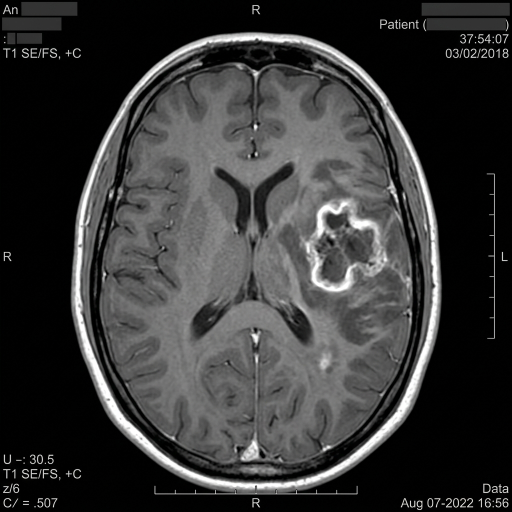
#> input picture src/assets/images/mri_glioma_scan_1790227407076.jpg, 1024 x 1024 px (shown at 1/2 size)
$ python -i preprocess.py   (imports and definitions only)
#> lines starting #> are read from the running program, lines starting #| are printed output that depends on the picture; after the words box and inside, x2 and y2 are one past the last pixel; in counts of white or black regions, pixels touching at a corner belong together
#> further down, picture is the input picture: shape (1024, 1024, 3); mean B, G, R 55.1, 55.2, 55.2
"""
Image Preprocessing and Grad-CAM Utilities for Brain Tumor MRI Scans
"""

import cv2
import numpy as np
import tensorflow as tf
from tensorflow.keras.applications import (
    vgg16,
    resnet50,
    inception_v3,
    efficientnet
)

def crop_brain_contour(image: np.ndarray) -> np.ndarray:
    """
    Finds extreme contours of the brain parenchyma in MRI and crops out
    the blank black border air space.
    """
    # Convert to grayscale if RGB
    if len(image.shape) == 3 and image.shape[2] == 3:
        gray = cv2.cvtColor(image, cv2.COLOR_BGR2GRAY)
    else:
        gray = image.copy()

    # Gaussian blur & threshold
    blurred = cv2.GaussianBlur(gray, (5, 5), 0)
    thresh = cv2.threshold(blurred, 45, 255, cv2.THRESH_BINARY)[1]
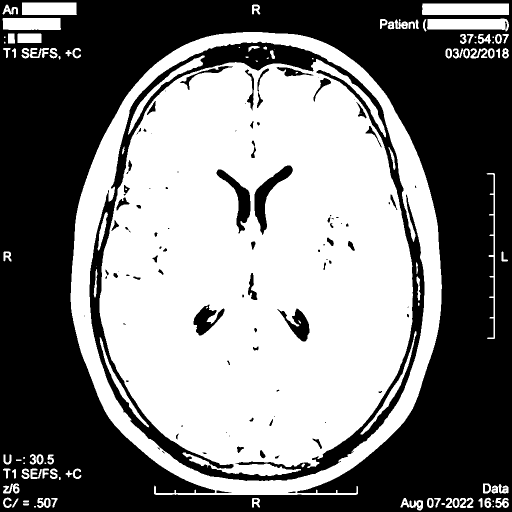
#> thresh: shape (1024, 1024) (shown at 1/2 size); 49.1% white; 114 white regions (27 under 20 px), largest, box (x1, y1, x2, y2) and area: (199, 118, 826, 952) 397495, (141, 64, 884, 990) 83446, (844, 7, 1018, 30) 3992
    thresh = cv2.erode(thresh, None, iterations=2)
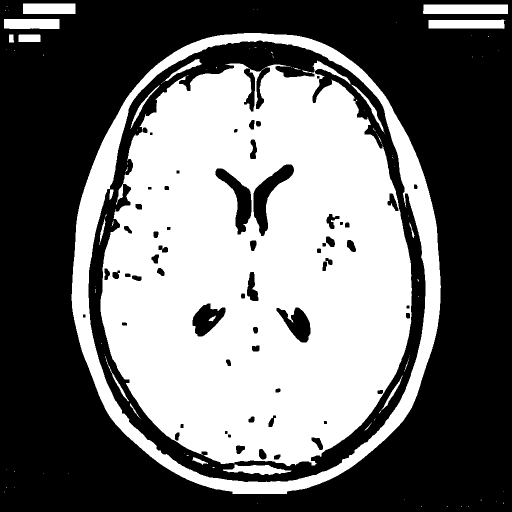
#> thresh: shape (1024, 1024) (shown at 1/2 size); 43.7% white; 102 white regions (80 under 20 px), largest, box (x1, y1, x2, y2) and area: (201, 121, 824, 932) 374938, (143, 66, 882, 988) 68197, (846, 9, 1016, 28) 3216
    thresh = cv2.dilate(thresh, None, iterations=2)
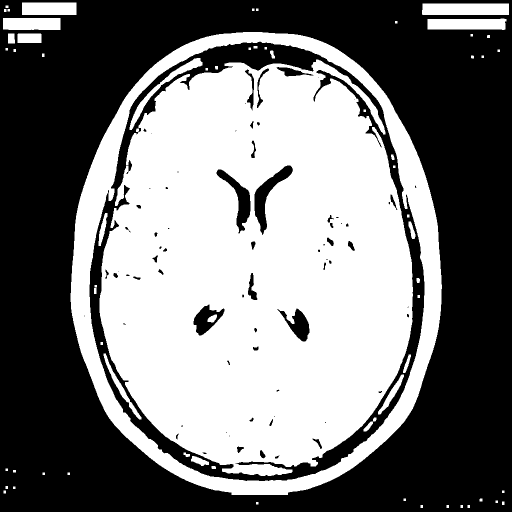
#> thresh: shape (1024, 1024) (shown at 1/2 size); 47.5% white; 65 white regions

    # Find contours
    contours, _ = cv2.findContours(thresh.copy(), cv2.RETR_EXTERNAL, cv2.CHAIN_APPROX_SIMPLE)
#> contours = 38 contours, 16 with area under 20; largest, box (x1, y1, x2, y2) and area: (141, 64, 884, 990) 549694, (844, 7, 1018, 30) 3793, (855, 37, 1013, 60) 3118, (6, 36, 121, 60) 2602, (44, 5, 153, 30) 2592
    if not contours:
        return image

    c = max(contours, key=cv2.contourArea)
#> c = contour of 1140 points, box (x1, y1, x2, y2) (141, 64, 884, 990), area 549694
    extLeft = tuple(c[c[:, :, 0].argmin()][0])
#> extLeft = (141, 586)
    extRight = tuple(c[c[:, :, 0].argmax()][0])
#> extRight = (883, 577)
    extTop = tuple(c[c[:, :, 1].argmin()][0])
#> extTop = (486, 64)
    extBot = tuple(c[c[:, :, 1].argmax()][0])
#> extBot = (463, 989)

    # Crop
    cropped = image[extTop[1]:extBot[1], extLeft[0]:extRight[0]]
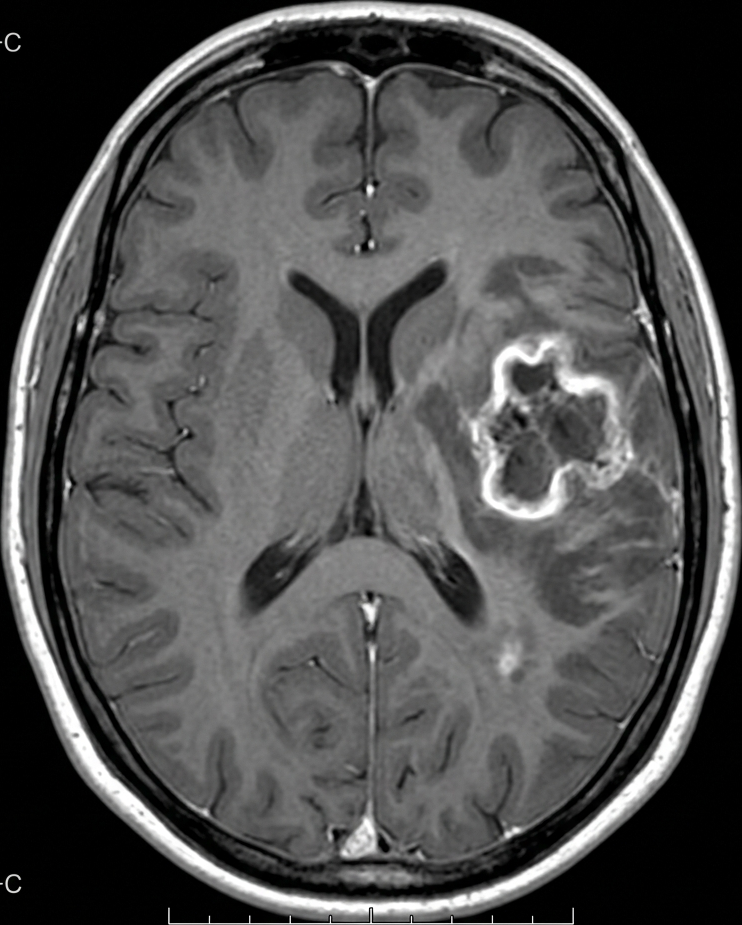
#> cropped: shape (925, 742, 3); mean B, G, R 80.7, 80.9, 80.8
    if cropped.size == 0:
        return image
    return cropped

# [87 lines left out: functions apply_clahe, preprocess_mri, make_gradcam_heatmap, not called in this run]

>>> import cv2
>>> picture = cv2.imread('../src/assets/images/mri_glioma_scan_1790227407076.jpg')
>>> result = crop_brain_contour(picture)

$ run again, on src/assets/images/mri_normal_scan_1790227442305.jpg
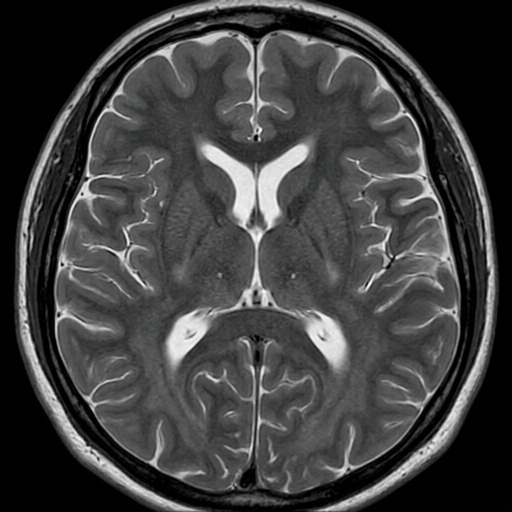
#> input picture src/assets/images/mri_normal_scan_1790227442305.jpg, 1024 x 1024 px (shown at 1/2 size)
#> picture is the input picture: shape (1024, 1024, 3); mean B, G, R 63.6, 63.7, 63.6
#> in crop_brain_contour, `thresh = cv2.dilate(thresh, None, iterations=2)`:
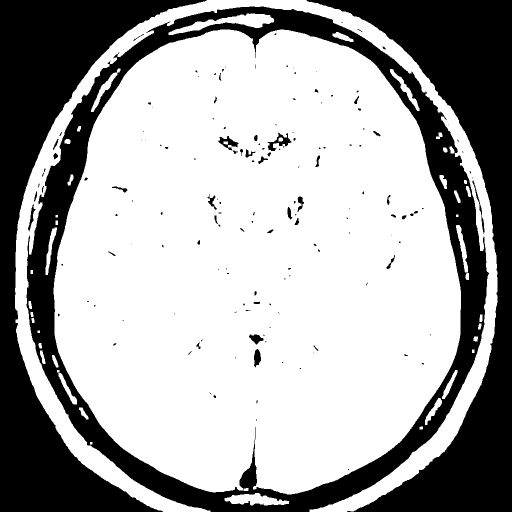
#> thresh: shape (1024, 1024) (shown at 1/2 size); 65.6% white; 159 black regions (107 under 20 px)
#> contours = 43 contours, 5 with area under 20; largest, box (x1, y1, x2, y2) and area: (107, 59, 922, 989) 599604, (30, 0, 995, 1024) 76972, (337, 27, 548, 70) 2867, (449, 986, 578, 1011) 1768, (182, 137, 241, 224) 812
#> c = contour of 1443 points, box (x1, y1, x2, y2) (107, 59, 922, 989), area 599604
#> extLeft = (107, 575)
#> extRight = (921, 618)
#> extTop = (440, 59)
#> extBot = (574, 988)
#> in crop_brain_contour, `cropped = image[extTop[1]:extBot[1], extLeft[0]:extRight[0]]`:
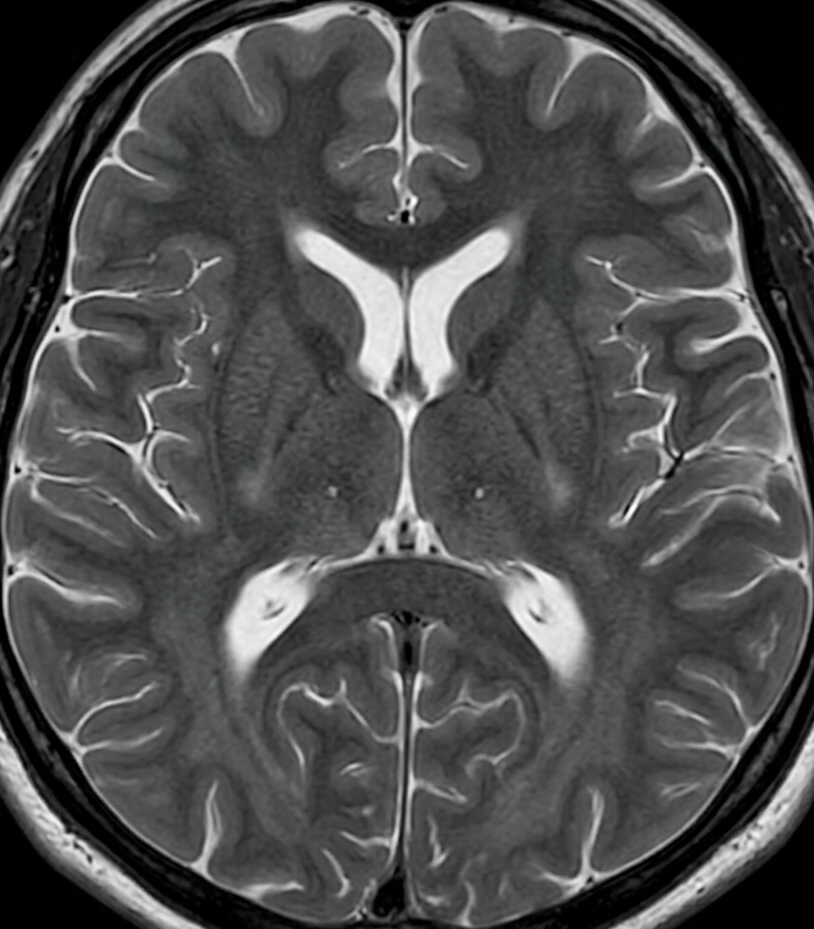
#> cropped: shape (929, 814, 3); mean B, G, R 78.2, 78.4, 78.2

$ run again, on src/assets/images/mri_pituitary_scan_1790227430867.jpg
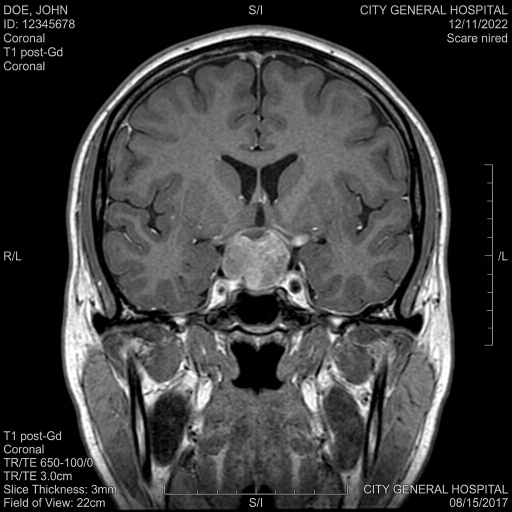
#> input picture src/assets/images/mri_pituitary_scan_1790227430867.jpg, 1024 x 1024 px (shown at 1/2 size)
#> picture is the input picture: shape (1024, 1024, 3); mean B, G, R 60.7, 60.8, 60.8
#> in crop_brain_contour, `thresh = cv2.dilate(thresh, None, iterations=2)`:
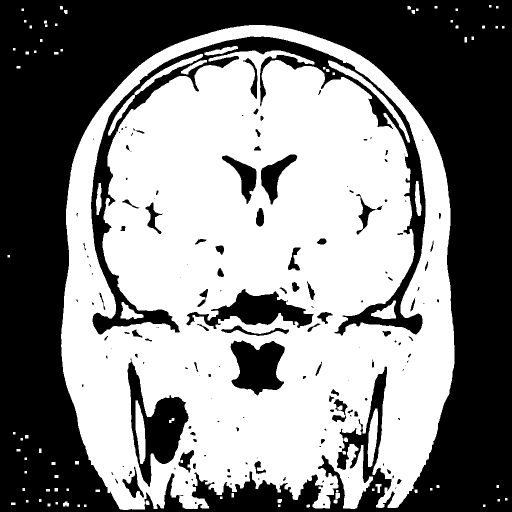
#> thresh: shape (1024, 1024) (shown at 1/2 size); 52.3% white; 160 black regions (74 under 20 px)
#> contours = 75 contours, 32 with area under 20; largest, box (x1, y1, x2, y2) and area: (122, 50, 909, 1020) 631040, (735, 817, 756, 934) 1424, (751, 968, 763, 986) 97, (671, 986, 680, 998) 82, (126, 1003, 138, 1013) 75
#> c = contour of 2037 points, box (x1, y1, x2, y2) (122, 50, 909, 1020), area 631040
#> extLeft = (122, 668)
#> extRight = (908, 728)
#> extTop = (498, 50)
#> extBot = (245, 1019)
#> in crop_brain_contour, `cropped = image[extTop[1]:extBot[1], extLeft[0]:extRight[0]]`:
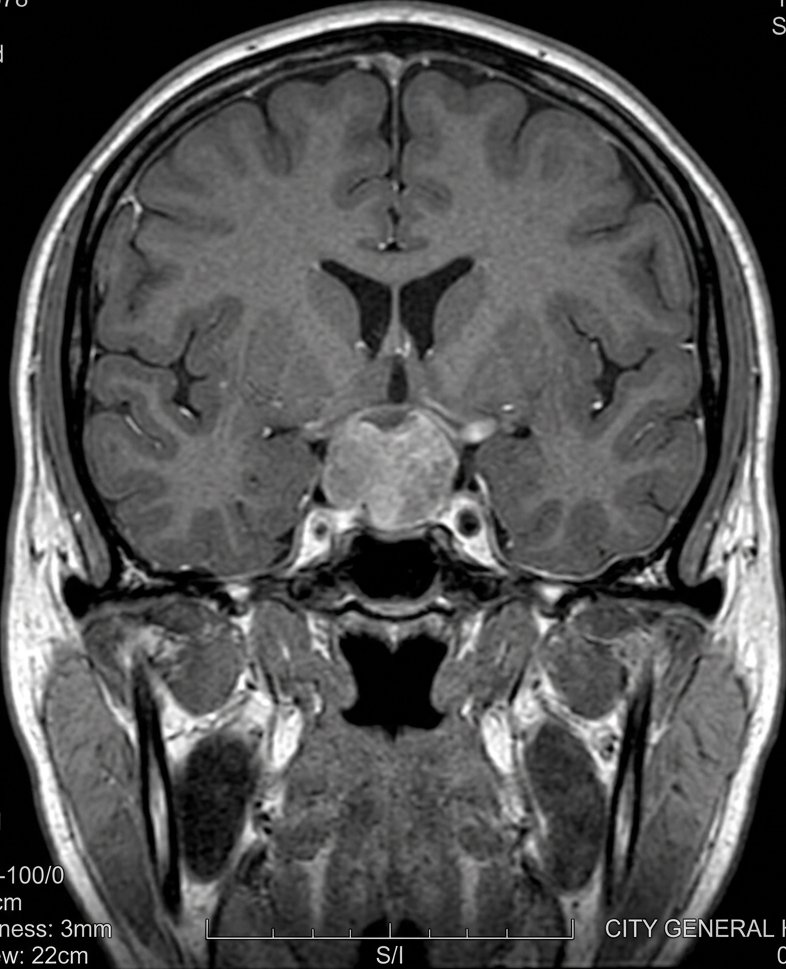
#> cropped: shape (969, 786, 3); mean B, G, R 80.4, 80.6, 80.6
